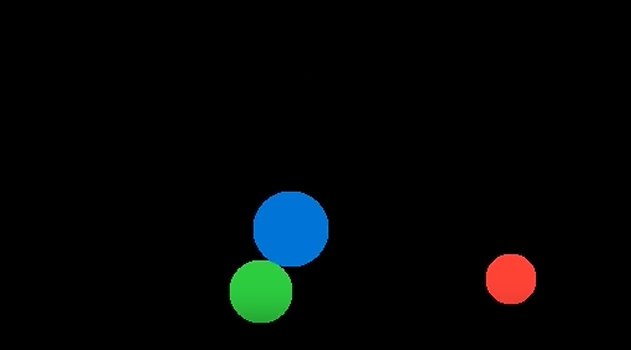
#> input picture chan-vese/resources/backround_collision.png, 631 x 350 px
$ python -i watershed.py   (imports and definitions only)
#> lines starting #> are read from the running program, lines starting #| are printed output that depends on the picture
#> further down, picture is the input picture: shape (350, 631, 3); mean B, G, R 5.9, 5.9, 3.1
import cv2
import numpy as np
import matplotlib.pyplot as plt
import pytictoc

def process_frame_watershed(frame):
    """
    Xử lý frame và trả về markers, tọa độ markers và bán kính
    """
    gray = cv2.cvtColor(frame, cv2.COLOR_BGR2GRAY)
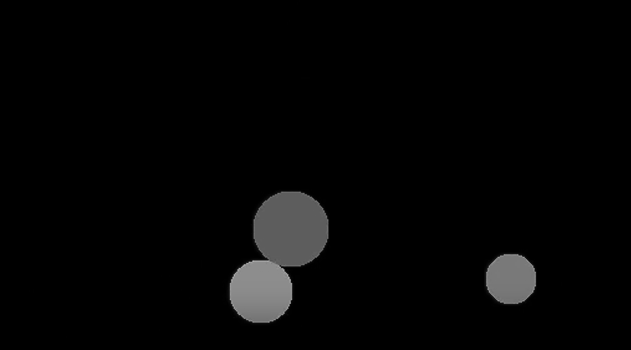
#> gray: shape (350, 631); min 0, max 179, mean 5

    # Ngưỡng để phân tách đối tượng
    _, binary = cv2.threshold(gray, 200, 255, cv2.THRESH_BINARY_INV)
#> binary: shape (350, 631); every value is 255

    # Áp dụng morphology để tách các đối tượng chạm nhau
    kernel = np.ones((3,3), np.uint8)
    opening = cv2.morphologyEx(binary, cv2.MORPH_OPEN, kernel, iterations=2)

    # Background rõ ràng
    sure_bg = cv2.dilate(opening, kernel, iterations=3)

    # Foreground rõ ràng
    dist_transform = cv2.distanceTransform(opening, cv2.DIST_L2, 5)
#> dist_transform: shape (350, 631) float32; every value is 3.4e+38
    _, sure_fg = cv2.threshold(dist_transform, 0.4 * dist_transform.max(), 255, 0)
#> sure_fg: shape (350, 631) float32; every value is 255
    sure_fg = np.uint8(sure_fg)

    # Vùng không chắc chắn
    unknown = cv2.subtract(sure_bg, sure_fg)
#> unknown: shape (350, 631); every value is 0

    # Gán nhãn cho vùng foreground
    _, markers = cv2.connectedComponents(sure_fg)
#> markers: shape (350, 631) int32; every value is 1
    markers = markers + 1
#> markers: shape (350, 631) int32; every value is 2
    markers[unknown == 255] = 0

    # Áp dụng watershed
    markers = cv2.watershed(frame, markers)
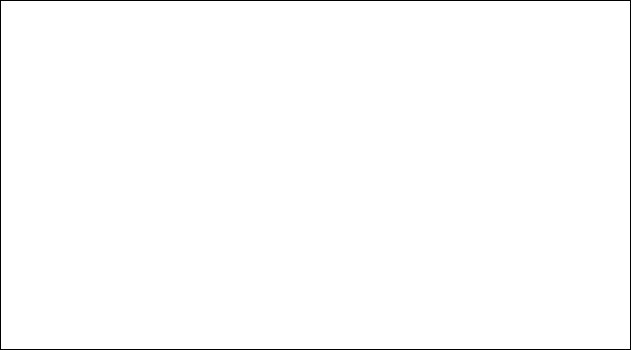
#> markers: shape (350, 631) int32; values -1 (black) and 2 (white), 99.1% white; black in thin lines or dots

    # Lấy unique markers (bỏ qua background (-1) và unknown (0))
    unique_markers = np.unique(markers)[2:]
#> unique_markers = empty array

    # Tạo mask cho từng đối tượng
    masks = []
    centroids = []
    radii = []

    for marker in unique_markers:
        mask = np.uint8(markers == marker)
        masks.append(mask)

        # Tính centroid và bán kính
        contours, _ = cv2.findContours(mask, cv2.RETR_EXTERNAL, cv2.CHAIN_APPROX_SIMPLE)
        M = cv2.moments(contours[0])
        if M["m00"] != 0:
            cx = int(M["m10"] / M["m00"])
            cy = int(M["m01"] / M["m00"])
            centroids.append((cx, cy))

            # Tính bán kính gần đúng từ contour
            radius = np.sqrt(cv2.contourArea(contours[0])/np.pi)
            radii.append(radius)
#> this loop made 0 passes
#> after the loop, centroids = []; masks = []; radii = []

    return markers, masks, centroids, radii

# [53 lines left out: functions check_collision, check_collision_watershed_video, not called in this run]

>>> import cv2
>>> picture = cv2.imread('../../chan-vese/resources/backround_collision.png')
>>> result = process_frame_watershed(picture)
